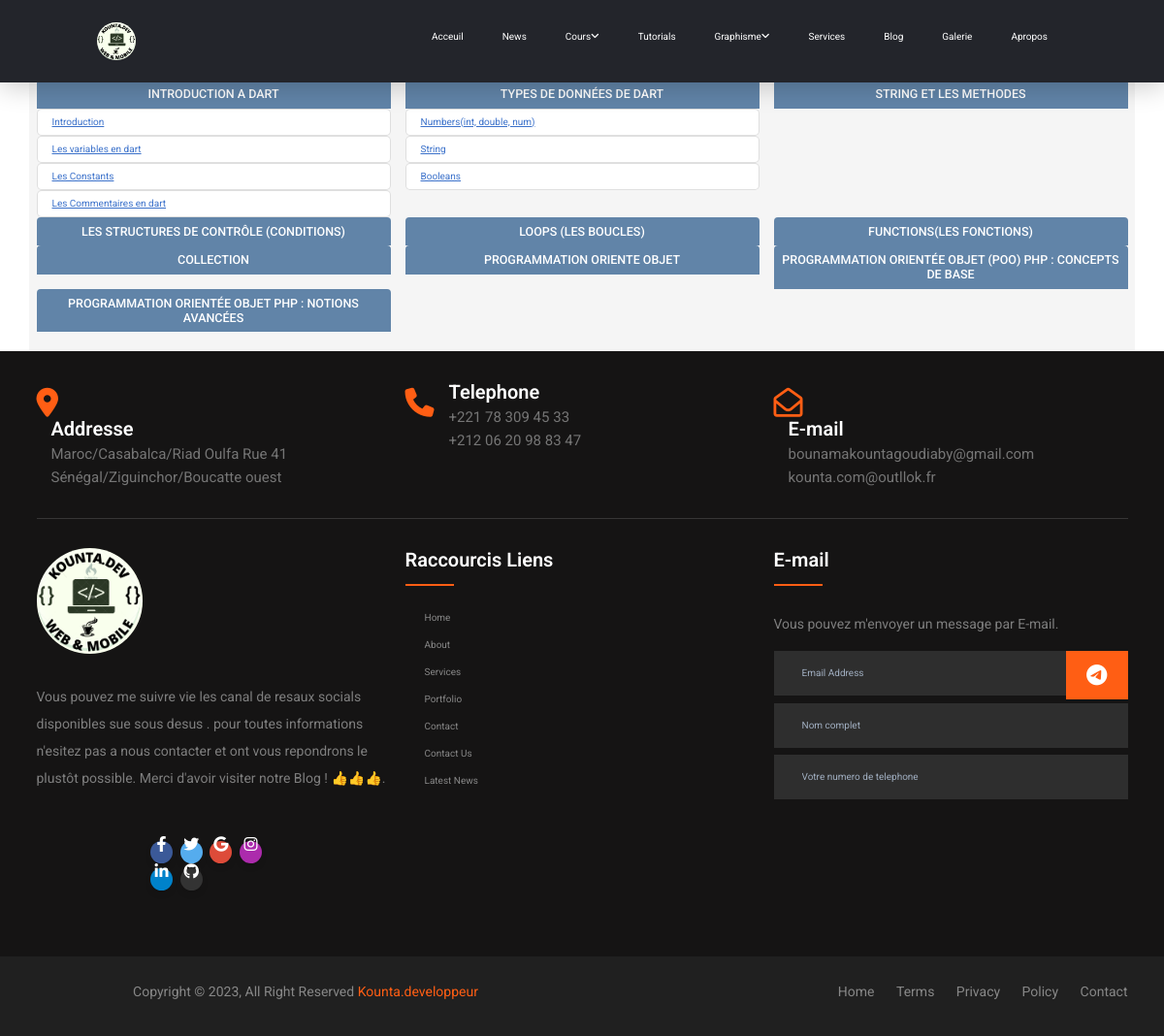
/dart, run on the app's committed database.
### blog/models.py (models this page shows, shortened)
class coursdart(models.Model):
    categorie = models.ForeignKey(
        Categorydart, on_delete=models.SET_NULL, blank=True, null=True)
    title = models.CharField(max_length=500)
    description = RichTextField()
    code = models.TextField(max_length=50000)
    date_added = models.DateTimeField(auto_now_add=True)
    resultat = models.TextField(max_length=50000)
    class Meta:
        ordering = ['date_added']

### blog/views.py (the view)
# urls.py: path("dart", views.dart, name="dart"),
def dart(request):
    dart1 = coursdart.objects.filter(categorie_id=1).values()
    dart2 = coursdart.objects.filter(categorie_id=2).values()
    dart3 = coursdart.objects.filter(categorie_id=3).values()
    return render(request, "blog/dart/dart.html", {"dart1": dart1, "dart2": dart2, "dart3": dart3})

### blog/templates/blog/dart/dart.html (shortened to what this page needs)
{% extends 'base.html' %} {% load static %} {% block content %}
<section class="services section container" id="services">
    <div class="row">
    <div class="col-lg-4">
        <div class="card-body">
            <h5 class="card-title ">INTRODUCTION A DART</h5>
            {% for drt1 in dart1 %}
            <ul class="list-group">
                <li class="list-group-item"><a href="{% url 'dartdetail' drt1.title %}"class="underline">{{drt1.title}}</a></li>
            </ul>
            {% endfor %}
    </div>
</div>
<div class="col-lg-4">
        <div class="card-body">
            <h5 class="card-title ">TYPES DE DONNÉES DE DART</h5>
            {% for drt2 in dart2 %}
            <ul class="list-group">
                <li class="list-group-item"><a href="#"class="underline">{{drt2.title}}</a></li>
            </ul>
            {% endfor %}
    </div>
</div>
<div class="col-lg-4">
        <div class="card-body">
            <h5 class="card-title ">STRING ET LES METHODES</h5>
    </div>
</div>
<div class="col-lg-4">
        <div class="card-body">
            <h5 class="card-title ">LES STRUCTURES DE CONTRÔLE (CONDITIONS) </h5> </h5>
    </div>
</div>
<div class="col-lg-4">
        <div class="card-body">
            <h5 class="card-title ">LOOPS (LES BOUCLES)</h5>
    </div>
</div>
<div class="col-lg-4">
        <div class="card-body">
            <h5 class="card-title ">FUNCTIONS(LES FONCTIONS)</h5>
    </div>
</div>
<div class="col-lg-4">
        <div class="card-body">
            <h5 class="card-title ">COLLECTION</h5>
    </div>
</div>
<div class="col-lg-4">
        <div class="card-body">
            <h5 class="card-title ">PROGRAMMATION ORIENTE OBJET</h5>
    </div>
</div>
<div class="col-lg-4">
        <div class="card-body">
            <h5 class="card-title "> PROGRAMMATION ORIENTÉE OBJET (POO) PHP : CONCEPTS DE BASE</h5>
    </div>
</div>
<div class="col-lg-4">
        <div class="card-body">
            <h5 class="card-title ">  PROGRAMMATION ORIENTÉE OBJET PHP : NOTIONS AVANCÉES</h5>
    </div>
    </div>
</section>
{% endblock content %}

### blog/static/css/style.css (style rules this page uses)
html { font-size: 62.5%; scroll-behavior: smooth; scroll-padding-top: 5rem; overflow-x: hidden; }
body { background: #000; }
section { padding: 5rem 9%; }
section { padding: 20px 100px; }
body { background: #e2e1e0; text-align: center; }
ul { margin: 0px; padding: 0px; }
.services { background: #f5f5f5; margin-top: 30px; }
a { text-decoration: none; color: #0074D9; }
.underline { position: relative; }
.underline::before { content: ''; position: absolute; bottom: 0; right: 0; width: 0; height: 2px; background-color: #0074D9; transition: width 0.6s cubic-bezier(0.25, 1, 0.5, 1); }
.card-title { display: block; text-align: center; color: #fff; background-color: #6184a8; padding: 2%; border-top-right-radius: 4px; border-top-left-radius: 4px; }

### data on the page
coursdart: title "Introduction"
coursdart: title "Les variables en dart"
coursdart: title "Les Constants"
coursdart: title "Les Commentaires en dart"
coursdart: title "Numbers(int, double, num)"
coursdart: title "String"
coursdart: title "Booleans"
